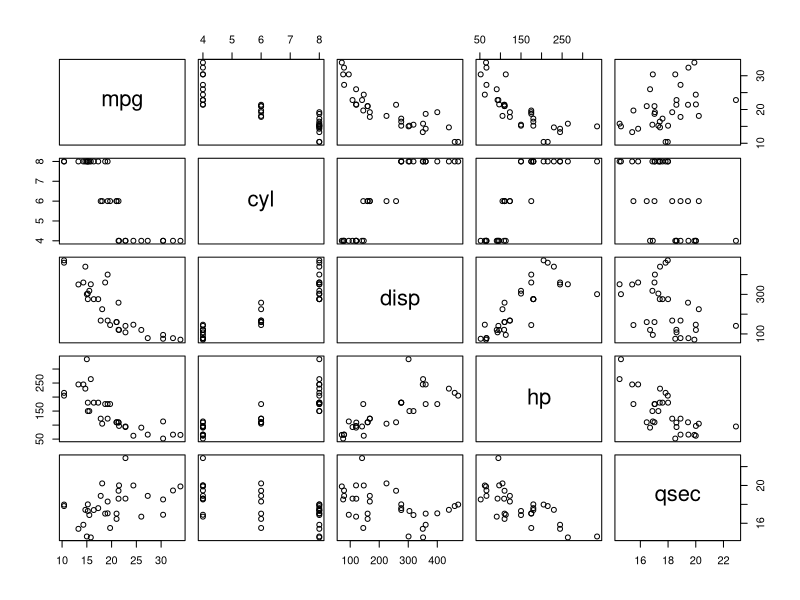

Recreate this plot in R. (Note: this script raises an error after producing the figure.)
# we introduce the linear regression and its principal issues:


# Simple Vs Multiple Linear Regression
# Goodness of Fit Metrics
# Residual Analysis
# Forecasting


# we'll make use of the mtcars dataset
library(data.table)

data("mtcars")
raw_data<-data.table(model=rownames(mtcars),mtcars)

head(raw_data)
str(raw_data)
lapply(raw_data,function(x) summary(as.factor(x)))


raw_data[,c('vs','am','gear','carb'):=list(as.factor(vs),
                                   as.factor(am),
                                   as.factor(gear),
                                   as.factor(carb))]

str(raw_data)

summary(raw_data$disp)


pairs(raw_data[,.(mpg,cyl,disp,hp,qsec)])

# Lets try to explain mpg trough a single variable: hp

p<-ggplot(raw_data,aes(x=hp,y=mpg))+geom_point(size=2.5,alpha=0.5)
print(p)
p<-p+ylim(0,50)+xlim(0,400)
p+geom_smooth(method='lm')

simple_model_1<-lm(mpg~hp, data=raw_data)

summary(simple_model_1)


objects(simple_model_1)

simple_model_1$coeff[1]  # the intercept of the model
simple_model_1$coeff[2]  # the slope of the model

# better call it by its variable name
simple_model_1$coeff['hp']

print(paste0('the variation in mpg per incremental hp is ', round(simple_model_1$coeff['hp'],2)))

# the slope represents exactly the blue line of fit

# mathemtically the intercept of the regression captures the level of y
# when x is zero. In this case though, it makes no sense thinking about an engine 
# with 0 horse power.

summary(simple_model_1)

# for every explanatory variable in the model we have the estimate value of the coefficient, 
# the estimated standard deviation of the coefficient, the t-value (coef/Std.Error) and the 
# P-value from the contrast of individual significance.

# The null hipothesis is coef(hp) = 0, with the alternative hipothesis being coef(hp)!=0
# If we set a level the significance to 5%, we reject the null hipothesis (hp is "significant")
# In this case we can reject the hipothesis of insignificance for hp even al a 1% (99% of confidence)

# create a 95% interval for the hp coefficient estimate
mean_coef<-coef(summary(simple_model_1))[, "Estimate"]['hp']
std_coef<-coef(summary(simple_model_1))[, "Std. Error"]['hp']
pivot_value<-qt(0.975,df=simple_model_1$df.residual)

CI_95<-c(mean_coef-pivot_value*std_coef,mean_coef+pivot_value*std_coef)


# create a function that takes this simple model, and a level of significance (alpha)
# and returns the Confidence Interval estiation of hp coefficient.


# the fitness of a model represents the explained or predicted value of y from the x variables

fit_1<-simple_model_1$fitted

par(mar=c(8,3.5,3.5,1))
plot(raw_data$mpg, type='o', xlab='',ylab='',xaxt='n',lwd=2,pch=19, main='Simple Model Fit'); grid()
axis(1,at=1:nrow(raw_data),labels = raw_data$model,las=2)
lines(simple_model_1$fitted,col='red',type='o',lwd=2,pch=19)

# The goodness of fit tell us how good our model is in explaining the variations in y 
# a very popular metric of gof is the R Squared, or coefficient of determination
# It represents the percentage of the total variability in y that is actually being explained by the x's in the model
# lies between 0 (no explanation power at all) and 1 (perfect explanation).

str(summary(simple_model_1))

summary(simple_model_1)[['r.squared']]

print(paste0('hp explains about ', 100*round(summary(simple_model_1)[['r.squared']],2),'%',' of total variability in mpg'))

# residual analysis

# good statistical modeling <==> deep residual analysis

# by contrstruction of the linear models, residuals mean is always zero. This means that the model is unbiased.
# a good model is the one with the minimun variability of residuals (minimun variance)

# lets analyze residuals

resids_simple_1<-simple_model_1$residuals

summary(resids_simple_1)

sd(resids_simple_1)

# plot 1
par(mfrow=c(2,2),mar=c(8,3.5,3.5,1))
plot(resids_simple_1, type='o', xlab='',ylab='',xaxt='n',lwd=2,pch=19, main='Simple Model Residuals'); grid()
axis(1,at=1:nrow(raw_data),labels = raw_data$model,las=2)

# plot 2 
hist(resids_simple_1)

# plot 3 
boxplot(resids_simple_1); grid()

# plot 4 
qqnorm(resids_simple_1)

